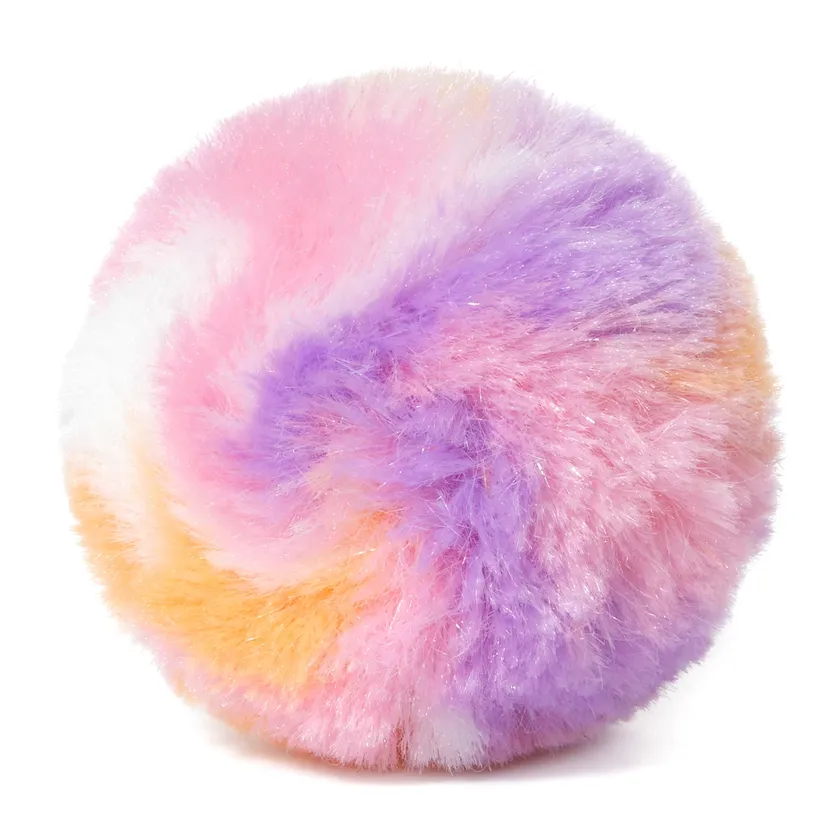
#> input picture POMPOM_HILLS_PRODUCTION/00_GLOBAL_RULES/POMPOM_ITEMS/ball/image_1.webp, 840 x 840 px, shrunk from 1600 x 1600 before the run
$ python normalize_shot.py ../POMPOM_ITEMS/ball/image_1.webp ../POMPOM_ITEMS/ball/fluffy_pompom_profile.webp out
#> lines starting #> are read from the running program, lines starting #| are printed output that depends on the picture
#> in main, master_img is the input picture: PIL image 840x840 RGB; mean R, G, B 238.3, 209, 222.9
#!/usr/bin/env python3
"""
normalize_shot.py — Colour Drift Gate and Anchor Pipeline
PIL only (numpy gerekmez).

Kullanım:
  python3 normalize_shot.py <master_frame.png> <generated_video.mp4> [output_dir]
"""

import sys, os, json, subprocess, tempfile
from PIL import Image, ImageStat, ImageEnhance, ImageFilter

THRESHOLDS = {
    'brightness_pct': 5.0,      # ±5% of master
    'local_contrast_pct': 100.0, # Encoding farkından dolayı geniş eşik
    'sharpness_pct': 100.0,     # Encoding farkından dolayı geniş eşik
    'saturation_pct': 7.0,      # ±7% of master
    'shadow_deeper_pct': 15.0,  # shadows must not deepen significantly
    'highlight_clip_pct': 2.0,  # clipping must not increase
}

def analyze_frame(img):
    """Tek frame'den metrikleri çıkar (PIL only)."""
    stat = ImageStat.Stat(img)

    # Ortalama parlaklık
    mean_lum = sum(stat.mean) / len(stat.mean)
#> mean_lum = 223.4

    # Median luminance
    median_lum = sum(stat.median) / len(stat.median)
#> median_lum = 229

    # Shadow level (en karanlık %10)
    sorted_pixels = sorted(img.convert('L').getdata())
#> sorted_pixels = 705600 items
    n = len(sorted_pixels)
#> n = 705600
    p10 = sorted_pixels[n // 10]
#> p10 = 168
    p90 = sorted_pixels[int(n * 0.9)]
#> p90 = 255

    # Local contrast (Laplacian variance)
    gray = img.convert('L')
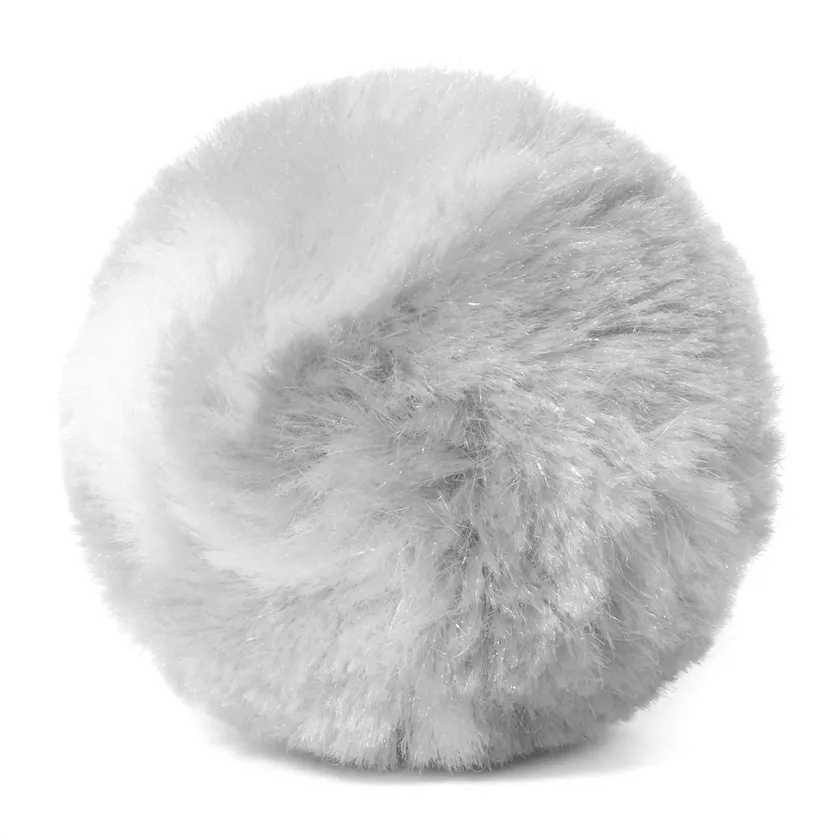
#> gray: PIL image 840x840 L; min 73, max 255, mean 219.3
    laplacian = gray.filter(ImageFilter.Kernel(
        size=(3,3),
        kernel=[-1,-1,-1,-1,8,-1,-1,-1,-1],
        scale=1, offset=0
    ))
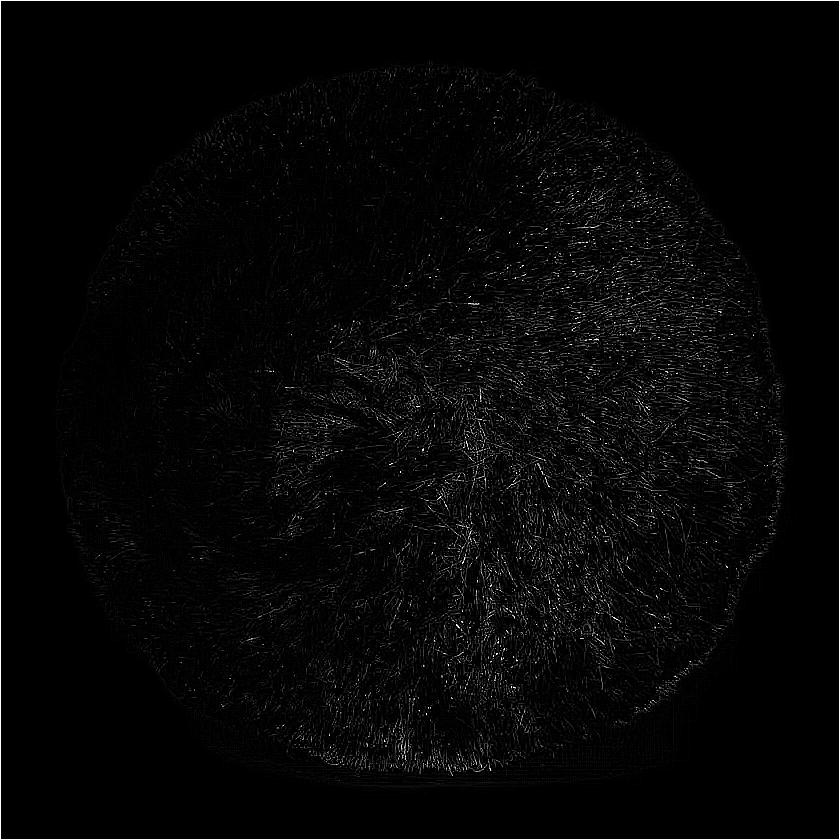
#> laplacian: PIL image 840x840 L; min 0, max 255, mean 6.8
    lap_stat = ImageStat.Stat(laplacian)
    local_contrast = lap_stat.var[0]
#> local_contrast = 610.5

    # Sharpness
    sharpness = lap_stat.stddev[0]
#> sharpness = 24.71

    # Saturation (HSV approximation using R-G-B ranges)
    r_stat = ImageStat.Stat(img.split()[0])
    g_stat = ImageStat.Stat(img.split()[1])
    b_stat = ImageStat.Stat(img.split()[2])
    r_range = r_stat.extrema[0][1] - r_stat.extrema[0][0]
#> r_range = 140
    g_range = g_stat.extrema[0][1] - g_stat.extrema[0][0]
#> g_range = 217
    b_range = b_stat.extrema[0][1] - b_stat.extrema[0][0]
#> b_range = 210
    saturation = (r_range + g_range + b_range) / 3 / 255 * 100
#> saturation = 74.12

    # Shadow level
    shadow_level = p10
#> shadow_level = 168

    # Highlight clipping (>250)
    pixels = list(img.convert('L').getdata())
#> pixels = 705600 items
    highlight_clip = sum(1 for p in pixels if p > 250) / len(pixels) * 100
#> highlight_clip = 40.61

    return {
        'mean_luminance': mean_lum,
        'median_luminance': median_lum,
        'p10_luminance': p10,
        'p90_luminance': p90,
        'local_contrast': local_contrast,
        'sharpness': sharpness,
        'saturation': saturation,
        'shadow_level': shadow_level,
        'highlight_clipping_pct': highlight_clip,
    }

def extract_frames(video_path, count=5):
    """Videodan count adet frame çıkar."""
    result = subprocess.run([
        'ffprobe', '-v', 'error', '-show_entries', 'format=duration',
        '-of', 'default=noprint_wrappers=1:nokey=1', video_path
    ], capture_output=True, text=True)
    duration = float(result.stdout.strip())

    timestamps = [0.5, duration*0.25, duration*0.5, duration*0.75, duration-0.5]

    frames = []
    for ts in timestamps:
        tmp = tempfile.NamedTemporaryFile(suffix='.png', delete=False).name
        subprocess.run([
            'ffmpeg', '-y', '-ss', str(ts), '-i', video_path,
            '-frames:v', '1', '-vf', 'scale=in_color_matrix=bt709:out_color_matrix=bt709',
            '-pix_fmt', 'rgb24', tmp
        ], capture_output=True)
        img = Image.open(tmp)
        frames.append((ts, img))
        os.unlink(tmp)

    return frames

# [97 lines left out: functions extract_final_frame, calculate_correction, calculate_correction_from_frames, apply_correction, check_drift_gate, check_progressive_drift, not called in this run]

def main():
    if len(sys.argv) < 3:
        print("Kullanım: python3 normalize_shot.py <master.png> <video.mp4> [output_dir]")
        sys.exit(1)

    master_path, video_path = sys.argv[1], sys.argv[2]
    output_dir = sys.argv[3] if len(sys.argv) > 3 else os.path.dirname(video_path)
    os.makedirs(output_dir, exist_ok=True)
    shot_name = os.path.splitext(os.path.basename(video_path))[0]

    print(f'═══════════════════════════════════════')
    print(f'  DRIFT GATE — {shot_name}')
    print(f'═══════════════════════════════════════\n')

    # Master
    master_img = Image.open(master_path)
    master_m = analyze_frame(master_img)
#> master_m = 9 items
    print(f'Master: parlaklık={master_m["mean_luminance"]:.1f}, kontrast={master_m["local_contrast"]:.1f}')
#| Master: parlaklık=223.4, kontrast=610.5

    # Video analiz
    frames = extract_frames(video_path)
    raw_list = [(ts, analyze_frame(img)) for ts, img in frames]
    for ts, m in raw_list:
        print(f'  {ts:.1f}s: parlaklık={m["mean_luminance"]:.1f}')

    raw_m = raw_list[0][1]

    # Düzeltme (tüm video ortalamasından)
    corrections = calculate_correction_from_frames(master_m, raw_list)
    print(f'\nDüzeltme: b={corrections["brightness"]:.3f}, c={corrections["contrast"]:.3f}, s={corrections["saturation"]:.3f}')

    # Uygula
    norm_video = os.path.join(output_dir, f'{shot_name}-normalized.mp4')
    apply_correction(video_path, norm_video, corrections)

    norm_frame = os.path.join(output_dir, f'{shot_name}-final-frame-normalized.png')
    extract_final_frame(norm_video, norm_frame)

    # Normalized analiz
    norm_img = Image.open(norm_frame)
    norm_m = analyze_frame(norm_img)

    # Drift Gate
    dg = check_drift_gate(master_m, norm_m)
    pd = check_progressive_drift(raw_list)

    # Rapor
    verdict = 'PASS' if dg['passed'] and not pd['drift_detected'] else 'FAIL'

    print(f'\nNormalized: parlaklık={norm_m["mean_luminance"]:.1f}, kontrast={norm_m["local_contrast"]:.1f}')
    print(f'\nDrift Gate:')
    for c in dg['checks']:
        s = '✓' if c['pass'] else '✗'
        print(f'  {s} {c["metric"]}: {c["drift_pct"]:+.1f}% (eşik: {c["threshold"]}%)')

    if pd['drift_detected']:
        print(f'\n⚠️ Progressive drift: {", ".join(pd["reasons"])}')

    print(f'\n═══ VERDICT: {verdict} ═══')
    print(f'\n@image1 olarak kullan: {norm_frame}')

if __name__ == '__main__':
    main()
#> (the call stopped at in extract_frames, `result = subprocess.run([ 'ffprobe', '-v', 'error', '-show_entries', '..`: subprocess is not available in this run)

$ run again, on POMPOM_HILLS_PRODUCTION/00_GLOBAL_RULES/POMPOM_ITEMS/ball/pastel_plush_pompom.webp
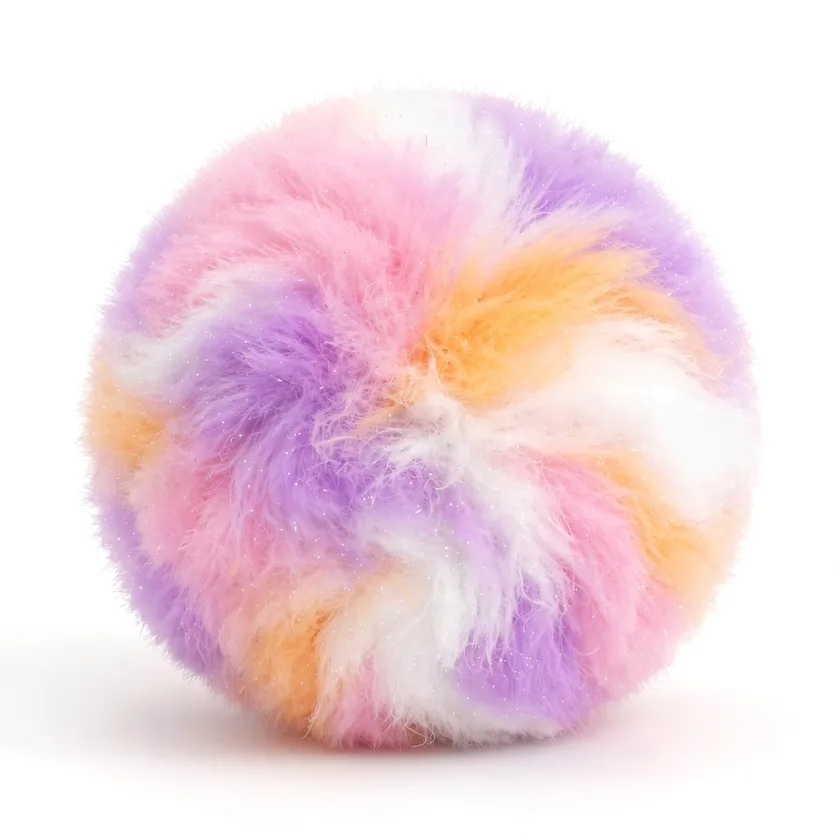
#> input picture POMPOM_HILLS_PRODUCTION/00_GLOBAL_RULES/POMPOM_ITEMS/ball/pastel_plush_pompom.webp, 840 x 840 px, shrunk from 1600 x 1600 before the run
#> in main, master_img is the input picture: PIL image 840x840 RGB; mean R, G, B 241.7, 218.6, 225
#> mean_lum = 228.4
#> median_lum = 240.7
#> sorted_pixels = 705600 items
#> n = 705600
#> p10 = 179
#> p90 = 255
#> in analyze_frame, `gray = img.convert('L')`:
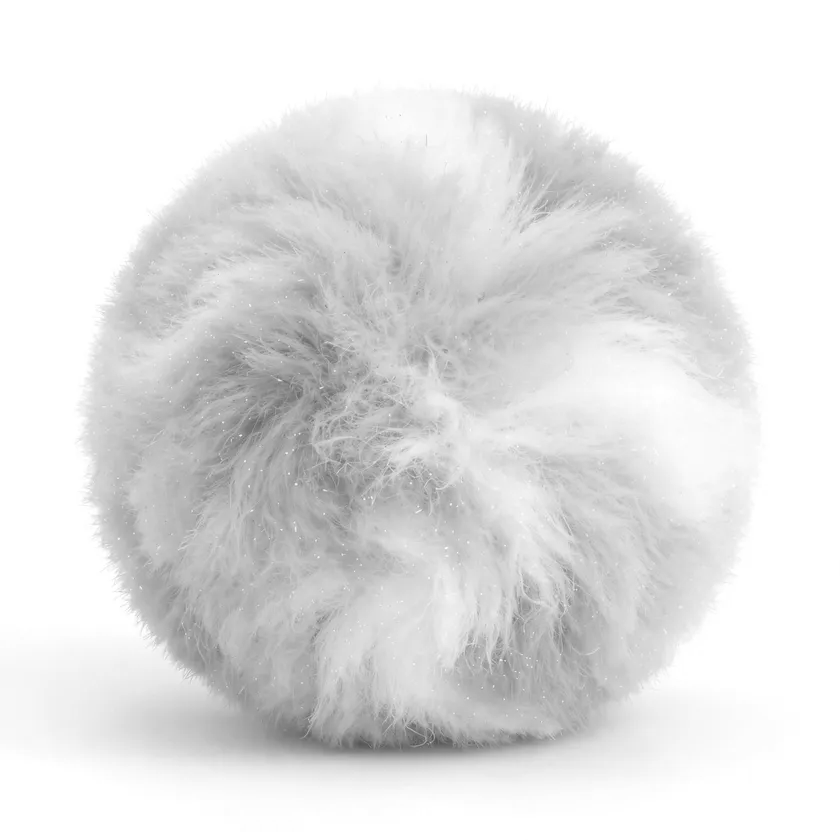
#> gray: PIL image 840x840 L; min 84, max 255, mean 226.2
#> in analyze_frame, `laplacian = gray.filter(ImageFilter.Kernel( size=(3,3), kernel=[-1,-1,..`:
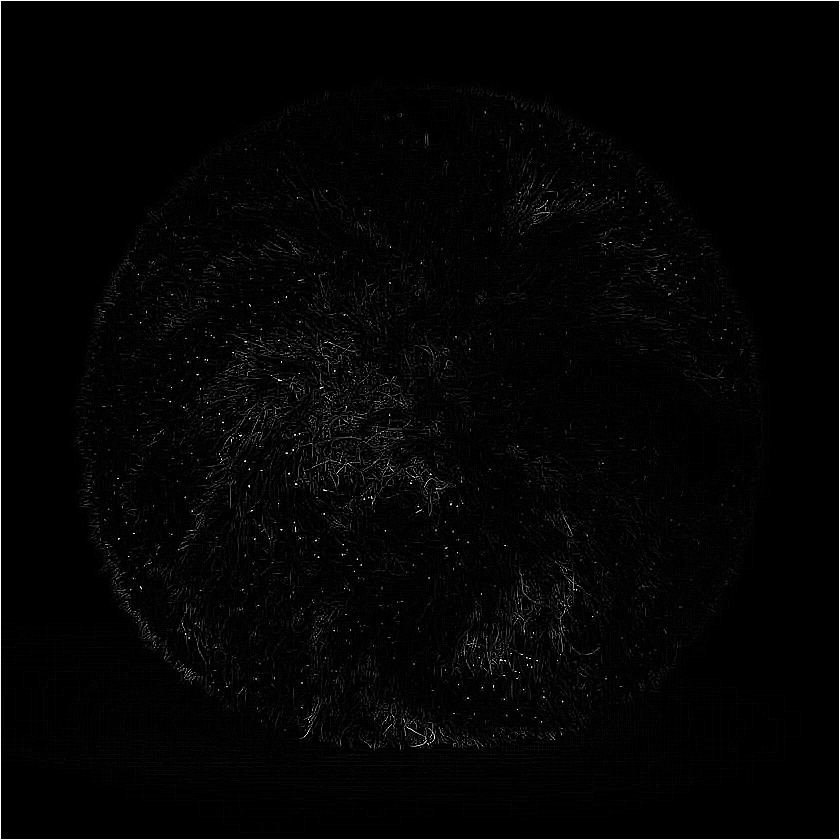
#> laplacian: PIL image 840x840 L; min 0, max 255, mean 4.3
#> local_contrast = 425.7
#> sharpness = 20.63
#> r_range = 141
#> g_range = 195
#> b_range = 196
#> saturation = 69.54
#> shadow_level = 179
#> pixels = 705600 items
#> highlight_clip = 40.53
#> master_m = 9 items
#| Master: parlaklık=228.4, kontrast=425.7

$ run again, on POMPOM_HILLS_PRODUCTION/00_GLOBAL_RULES/POMPOM_ITEMS/ball/pastel_pompom_marble.webp
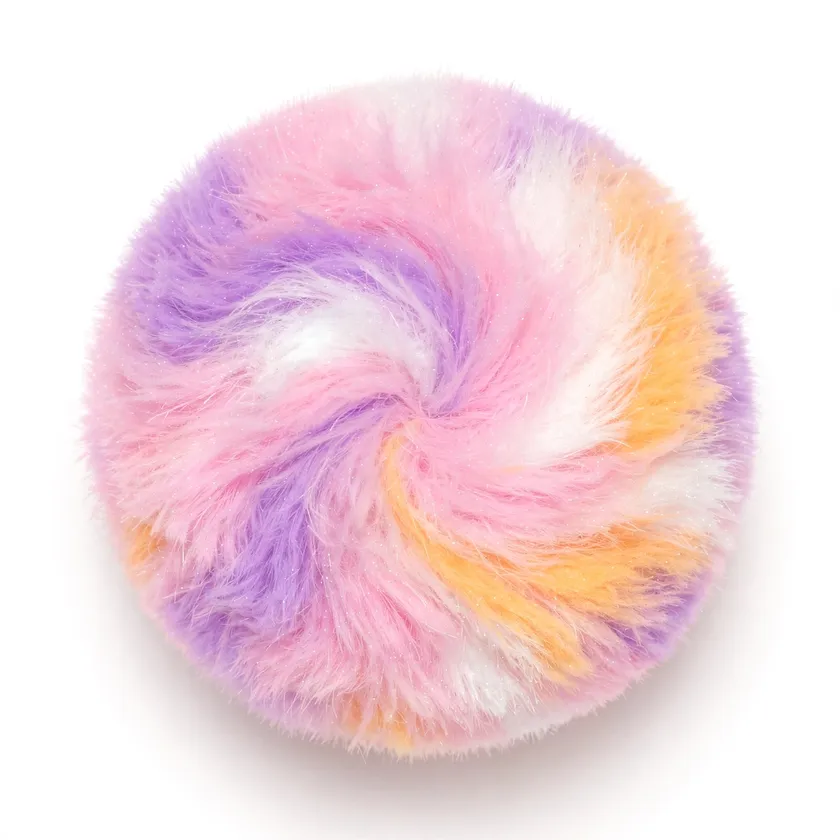
#> input picture POMPOM_HILLS_PRODUCTION/00_GLOBAL_RULES/POMPOM_ITEMS/ball/pastel_pompom_marble.webp, 840 x 840 px, shrunk from 1600 x 1600 before the run
#> in main, master_img is the input picture: PIL image 840x840 RGB; mean R, G, B 242.7, 216.3, 223.3
#> mean_lum = 227.4
#> median_lum = 231
#> sorted_pixels = 705600 items
#> n = 705600
#> p10 = 186
#> p90 = 255
#> in analyze_frame, `gray = img.convert('L')`:
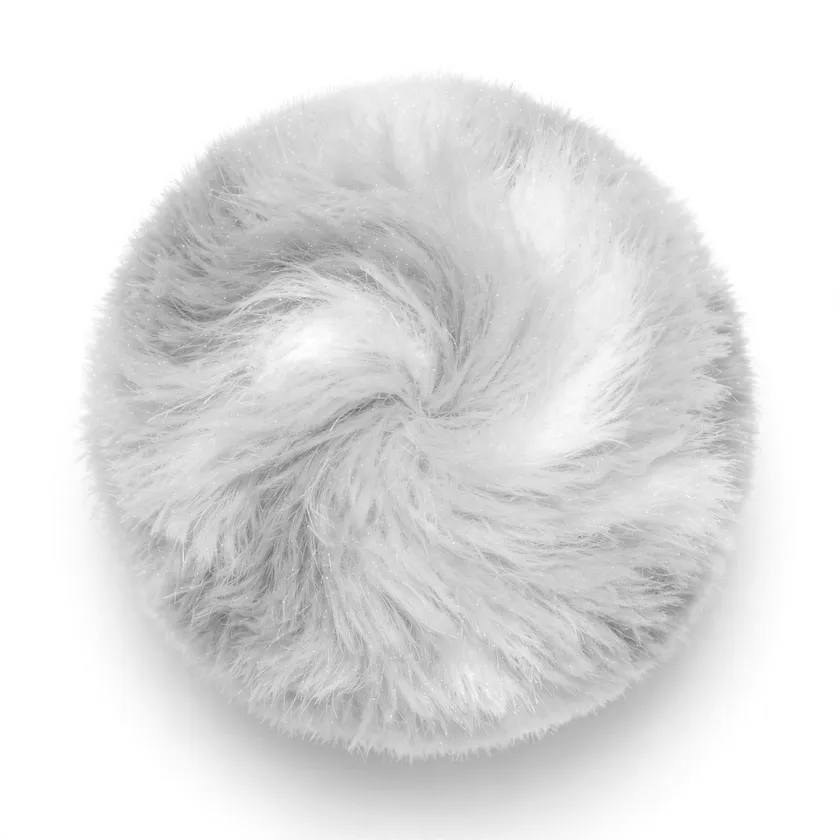
#> gray: PIL image 840x840 L; min 97, max 255, mean 225
#> in analyze_frame, `laplacian = gray.filter(ImageFilter.Kernel( size=(3,3), kernel=[-1,-1,..`:
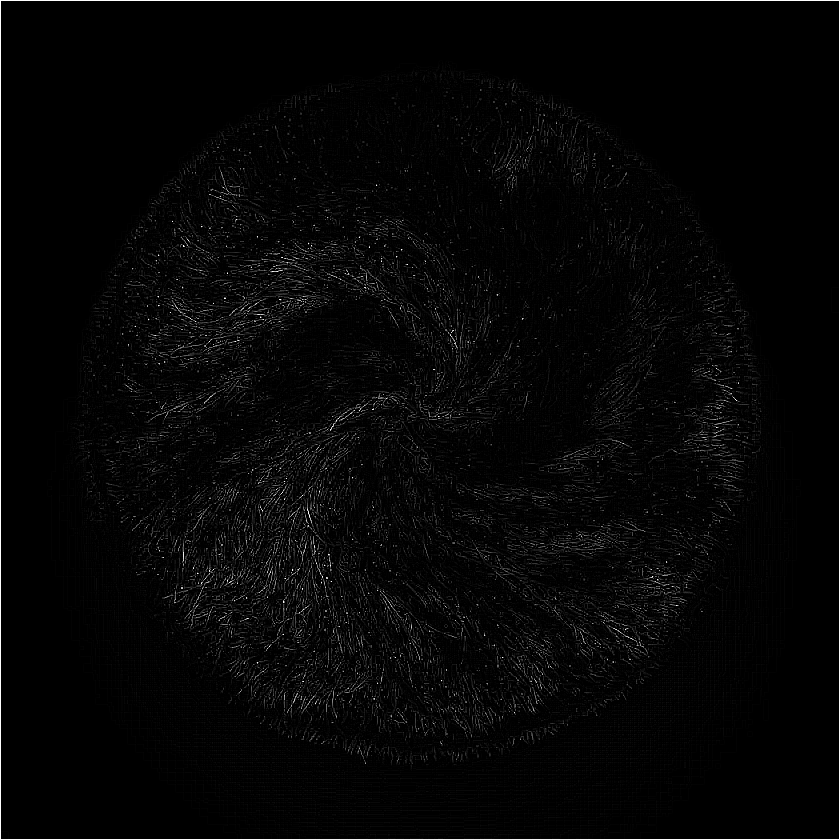
#> laplacian: PIL image 840x840 L; min 0, max 255, mean 6
#> local_contrast = 512.6
#> sharpness = 22.64
#> r_range = 121
#> g_range = 192
#> b_range = 178
#> saturation = 64.18
#> shadow_level = 186
#> pixels = 705600 items
#> highlight_clip = 36.97
#> master_m = 9 items
#| Master: parlaklık=227.4, kontrast=512.6
